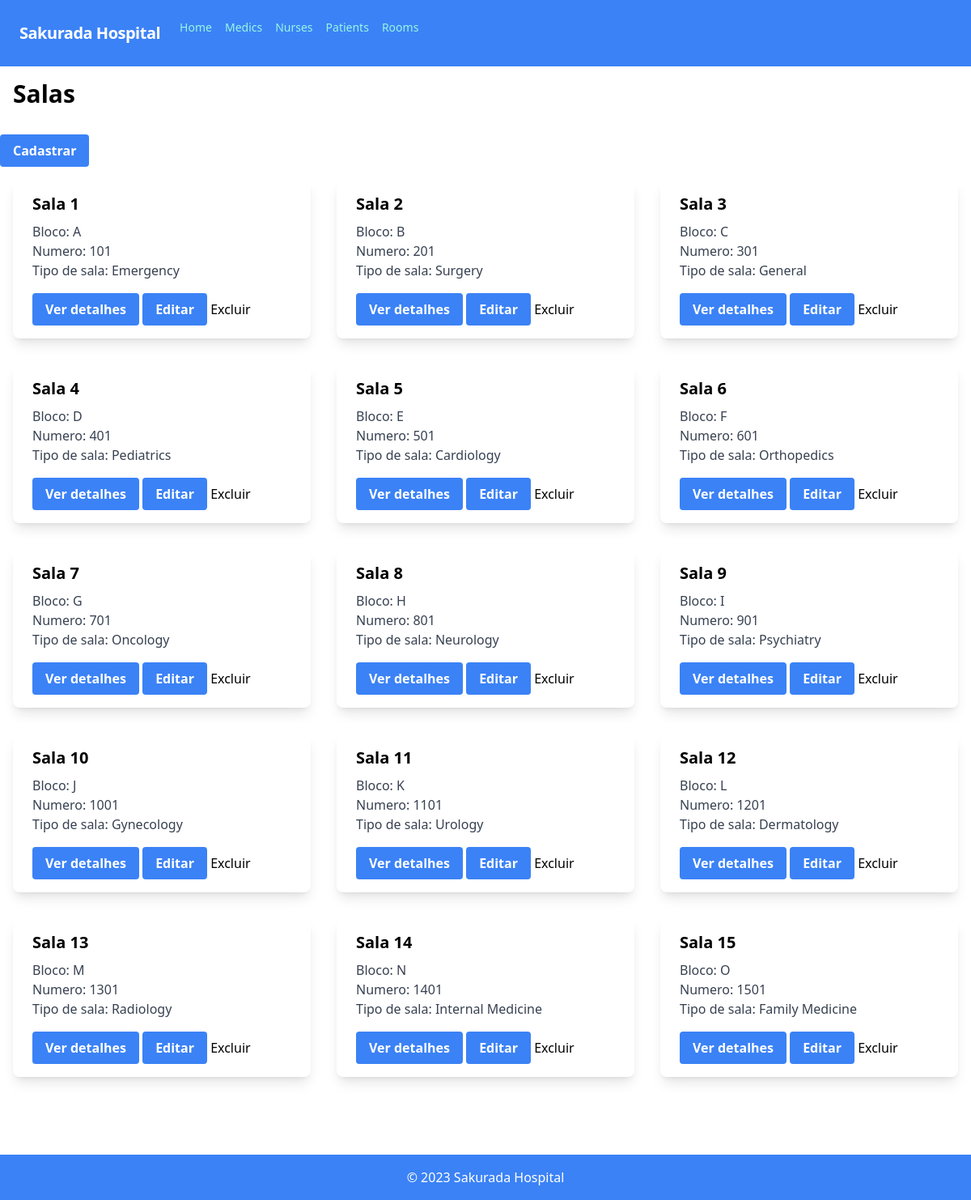
The page /surgery_room/sala_view.php on the database its author committed.
### tables this page shows
CREATE TABLE Sala (
  Bloco_Sala CHAR,
  Numero_Sala INT,
  ID_Sala INT PRIMARY KEY,
  fk_Tipo_ID_tipo INT,
  FOREIGN KEY (fk_Tipo_ID_tipo) REFERENCES Tipo (ID_tipo) ON DELETE CASCADE ON UPDATE CASCADE
);

CREATE TABLE Tipo (
  ID_tipo INT PRIMARY KEY AUTO_INCREMENT,
  tipo VARCHAR(50)
);

### surgery_room/sala_view.php (the view, shortened to what this page needs)
<html>
    <head>
        <link rel="stylesheet" href="https://unpkg.com/tailwindcss@latest/dist/tailwind.min.css">
    </head>
    <body class="mx-auto">
<?php
    include("../connection.php");
    include("../components/nav.php");
    $sql = "SELECT ID_Sala, Bloco_Sala, Numero_Sala, tipo.tipo FROM Sala INNER JOIN Tipo ON fk_Tipo_ID_tipo = ID_tipo";
    $result = $conn->query($sql);
?>
        <div class="text-left text-3xl font-bold mb-4 mt-4 ml-4">Salas</div>
        <a href="./sala_create.php" class="bg-blue-500 hover:bg-blue-700 text-white font-bold py-2 px-4 rounded mt-4 inline-block">Cadastrar</a>
        <div class="flex flex-wrap -mx-4 mx-auto">
            <?php
            if ($result->num_rows > 0) {
                while ($row = $result->fetch_assoc()) {
            ?>
            <div class="w-full md:w-1/2 lg:w-1/3 px-4 py-4">
                <div class="bg-white rounded-lg shadow-lg">
                    <div class="px-6 py-4">
                        <div class="font-bold text-xl mb-2">Sala <?php echo $row["ID_Sala"] ?></div>
                        <p class="text-gray-700 text-base">
                            Bloco: <?php echo $row["Bloco_Sala"] ?><br>
                            Numero: <?php echo $row["Numero_Sala"] ?><br>
                            Tipo de sala: <?php echo $row["tipo"] ?><br>
                        </p>
                        <a href="sala_show.php?ID_Sala=<?php echo $row['ID_Sala'] ?>" class="bg-blue-500 hover:bg-blue-700 text-white font-bold py-2 px-4 rounded mt-4 inline-block">Ver detalhes</a>
                        <a href="./sala_edit.php?ID_Sala=<?php echo $row['ID_Sala'] ?>" class="bg-blue-500 hover:bg-blue-700 text-white font-bold py-2 px-4 rounded mt-4 inline-block">Editar</a>
                        <input onclick="deletar(<?php echo $row['ID_Sala'] ?>)" type="button" value="Excluir" href="#">
                    </div>
                </div>
            </div>
            <?php
                }
            }
            ?>
        </div>
    </body>
    <?php
        include("../components/footer.php");
    ?>
</html>

### rows shown on the page
sala: ID_Sala "1", Bloco_Sala "A", Numero_Sala "101", fk_Tipo_ID_tipo.tipo "Emergency"
sala: ID_Sala "2", Bloco_Sala "B", Numero_Sala "201", fk_Tipo_ID_tipo.tipo "Surgery"
sala: ID_Sala "3", Bloco_Sala "C", Numero_Sala "301", fk_Tipo_ID_tipo.tipo "General"
sala: ID_Sala "4", Bloco_Sala "D", Numero_Sala "401", fk_Tipo_ID_tipo.tipo "Pediatrics"
sala: ID_Sala "5", Bloco_Sala "E", Numero_Sala "501", fk_Tipo_ID_tipo.tipo "Cardiology"
sala: ID_Sala "6", Bloco_Sala "F", Numero_Sala "601", fk_Tipo_ID_tipo.tipo "Orthopedics"
sala: ID_Sala "7", Bloco_Sala "G", Numero_Sala "701", fk_Tipo_ID_tipo.tipo "Oncology"
sala: ID_Sala "8", Bloco_Sala "H", Numero_Sala "801", fk_Tipo_ID_tipo.tipo "Neurology"
sala: ID_Sala "9", Bloco_Sala "I", Numero_Sala "901", fk_Tipo_ID_tipo.tipo "Psychiatry"
sala: ID_Sala "10", Bloco_Sala "J", Numero_Sala "1001", fk_Tipo_ID_tipo.tipo "Gynecology"
sala: ID_Sala "11", Bloco_Sala "K", Numero_Sala "1101", fk_Tipo_ID_tipo.tipo "Urology"
sala: ID_Sala "12", Bloco_Sala "L", Numero_Sala "1201", fk_Tipo_ID_tipo.tipo "Dermatology"
sala: ID_Sala "13", Bloco_Sala "M", Numero_Sala "1301", fk_Tipo_ID_tipo.tipo "Radiology"
sala: ID_Sala "14", Bloco_Sala "N", Numero_Sala "1401", fk_Tipo_ID_tipo.tipo "Internal Medicine"
sala: ID_Sala "15", Bloco_Sala "O", Numero_Sala "1501", fk_Tipo_ID_tipo.tipo "Family Medicine"
